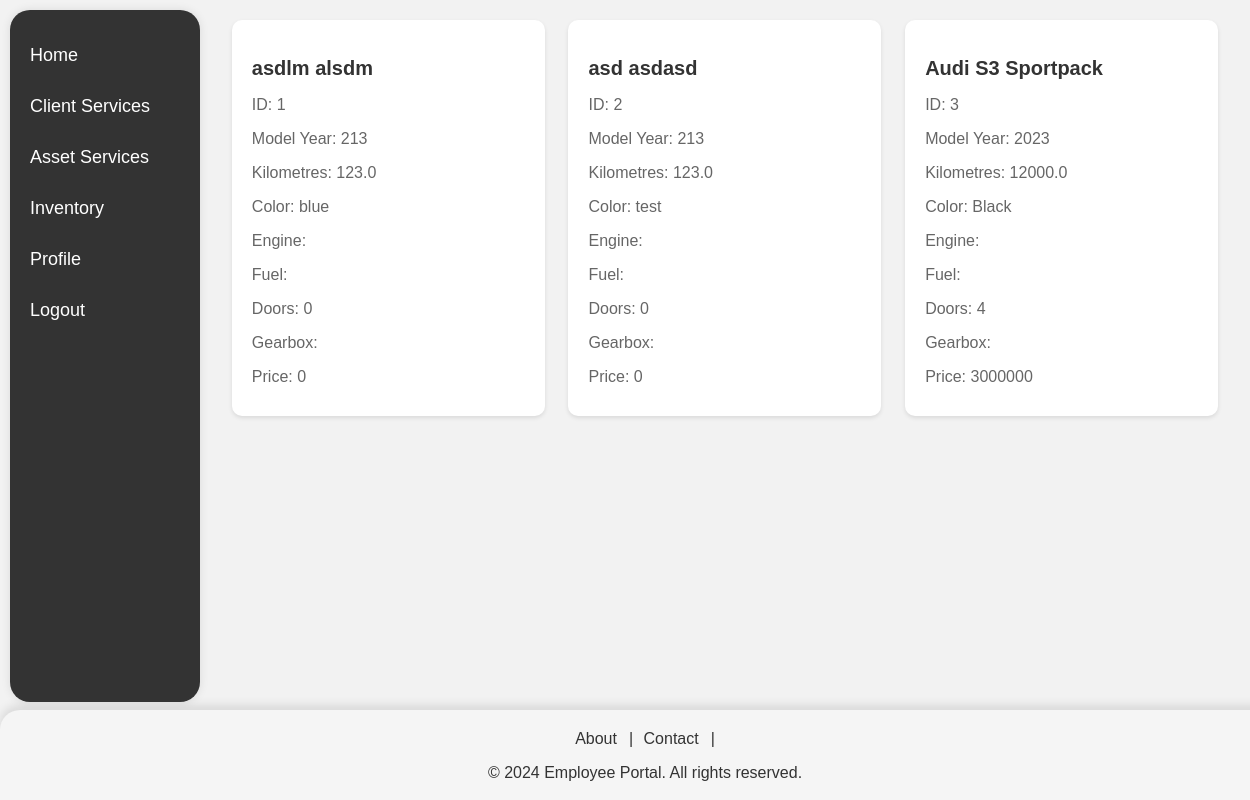
Page /employee_portal/stock_list (signed in) on the committed database.
### employee_portal/models.py (models this page shows, shortened)
class Car(models.Model):
    brand = models.CharField(max_length=100)
    model = models.CharField(max_length=100)
    model_year = models.IntegerField()
    kilometres = models.FloatField()
    color = models.CharField(max_length=50)
    engine_capacity = models.FloatField()
    fuel_type = models.CharField(max_length=50)
    doors = models.IntegerField()
    gearbox_type = models.CharField(max_length=50)
    price = models.IntegerField()

### employee_portal/views.py (the view)
# urls.py: path('stock_list', views.stock_list, name='stock_list'),
@login_required
def stock_list(request):
    cars = Car.objects.all()  # Fetch all car objects from the database
    return render(request, 'employee_portal/stock_list.html', {'cars': cars})

### employee_portal/templates/employee_portal/stock_list.html (shortened to what this page needs)
<!DOCTYPE html>
<html lang="en">
<head>
</head>
<body>
    <div class="sidebar">
        <a href="home">Home</a>
        <a>Client Services</a>
        <a>Asset Services</a>
        <a href="stock_list">Inventory</a>
        <a href="#">Profile</a>
        <a href="logout_interface">Logout</a>
    </div>
    <div class="content">
        {% for car in cars %}
            <div class="car-card">
                <h2>{{ car.brand }} {{ car.model }}</h2>
                <p class="car-detail">ID: {{ car.id }}</p>
                <p class="car-detail">Model Year: {{ car.model_year }}</p>
                <p class="car-detail">Kilometres: {{ car.kilometres }}</p>
                <p class="car-detail">Color: {{ car.color }}</p>
                <p class="car-detail">Engine: {{ car.engine }}</p>
                <p class="car-detail">Fuel: {{ car.fuel }}</p>
                <p class="car-detail">Doors: {{ car.doors }}</p>
                <p class="car-detail">Gearbox: {{ car.gearbox }}</p>
                <p class="car-detail">Price: {{ car.price }}</p>
            </div>
        {% endfor %}
        </div>
    <footer>
        <a href="#">About</a>
        <a href="#">Contact</a>
        <p>&copy; 2024 Employee Portal. All rights reserved.</p>
    </footer>
</body>
</html>

### employee_portal/templates/employee_portal/stock_list.html (style rules this page uses)
body { font-family: Arial, sans-serif; margin: 0; padding: 0; background-color: #f2f2f2; display: flex; flex-direction: column; min-height: 100vh; }
.sidebar { height: 84%; width: 190px; position: absolute; margin-left: 10px; margin-top: 10px; background-color: #333; overflow-x: hidden; padding-top: 20px; border-radius: 20px; box-shadow: 0px 0px 10px 0px rgba(0, 0, 0, 0.1); }
.sidebar a { padding: 15px 20px; text-decoration: none; font-size: 18px; color: #fff; display: block; transition: all 0.3s ease; cursor: default; }
footer { background-color: #f5f5f5; height: 50px; color: #333; text-align: center; padding: 20px; width: 100%; border-top-left-radius: 20px; border-top-right-radius: 20px; box-shadow: 0px -5px 10px 0px rgba(0, 0, 0, 0.1); margin-top: auto; }
footer a { color: #333; text-decoration: none; margin: 0 3px; }
footer a:not(:last-child):after { content: '|'; margin-left: 12px; }
.content { display: flex; flex-wrap: wrap; justify-content: space-around; margin-left: 200px; padding: 20px; }
.car-card { background-color: #fff; border-radius: 10px; box-shadow: 0 2px 4px rgba(0,0,0,0.1); padding: 20px; width: calc(30% - 30px); }
.car-card h2 { font-size: 20px; color: #333; }
.car-detail { margin-bottom: 10px; color: #666; }

### rows in the picture
Car: brand "asdlm", model "alsdm", id "1", model_year "213", kilometres "123.0", color "blue", doors "0", price "0"
Car: brand "asd", model "asdasd", id "2", model_year "213", kilometres "123.0", color "test", doors "0", price "0"
Car: brand "Audi", model "S3 Sportpack", id "3", model_year "2023", kilometres "12000.0", color "Black", doors "4", price "3000000"
